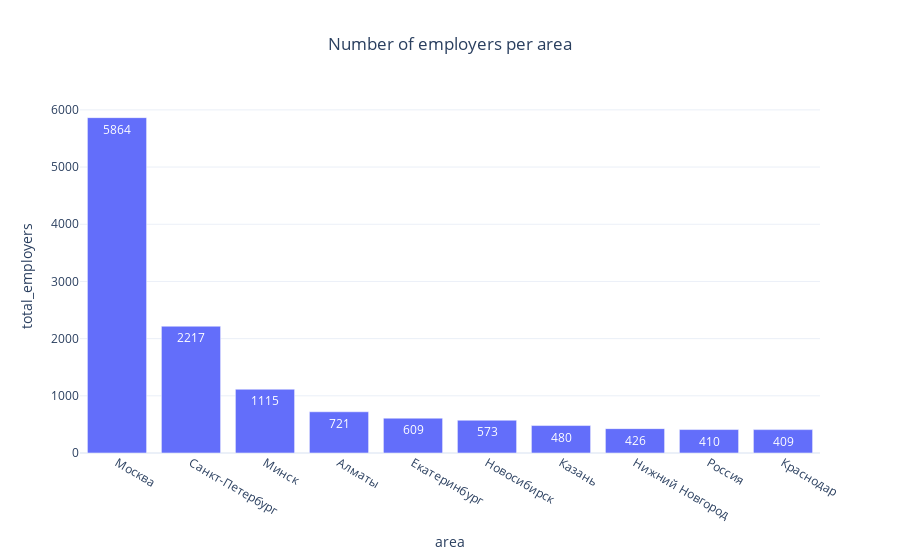

Notebook code for this chart:
### Code cell
fig = px.bar(
    data_frame=df_employers_area,
    x='area',
    y='total_employers',
    title='Number of employers per area',
    text_auto=True
).update_layout(
    title={'x':0.5},
    template='plotly_white'
)

fig.show()
fig.show('png')

### Figure 1 — Plotly figure (JSON) as saved in the notebook; plotly's stock layout.template omitted (floating-point values rounded to 4 significant figures)
{"data": [{"alignmentgroup": "True", "hovertemplate": "area=%{x}<br>total_employers=%{y}<extra></extra>", "legendgroup": "", "marker": {"color": "#636efa", "pattern": {"shape": ""}}, "name": "", "offsetgroup": "", "orientation": "v", "showlegend": false, "textposition": "auto", "texttemplate": "%{y}", "type": "bar", "x": ["Москва", "Санкт-Петербург", "Минск", "Алматы", "Екатеринбург", "Новосибирск", "Казань", "Нижний Новгород", "Россия", "Краснодар"], "xaxis": "x", "y": [5864, 2217, 1115, 721, 609, 573, 480, 426, 410, 409], "yaxis": "y"}], "layout": {"barmode": "relative", "legend": {"tracegroupgap": 0}, "title": {"text": "Number of employers per area", "x": 0.5}, "xaxis": {"anchor": "y", "domain": [0, 1], "title": {"text": "area"}}, "yaxis": {"anchor": "x", "domain": [0, 1], "title": {"text": "total_employers"}}}}
